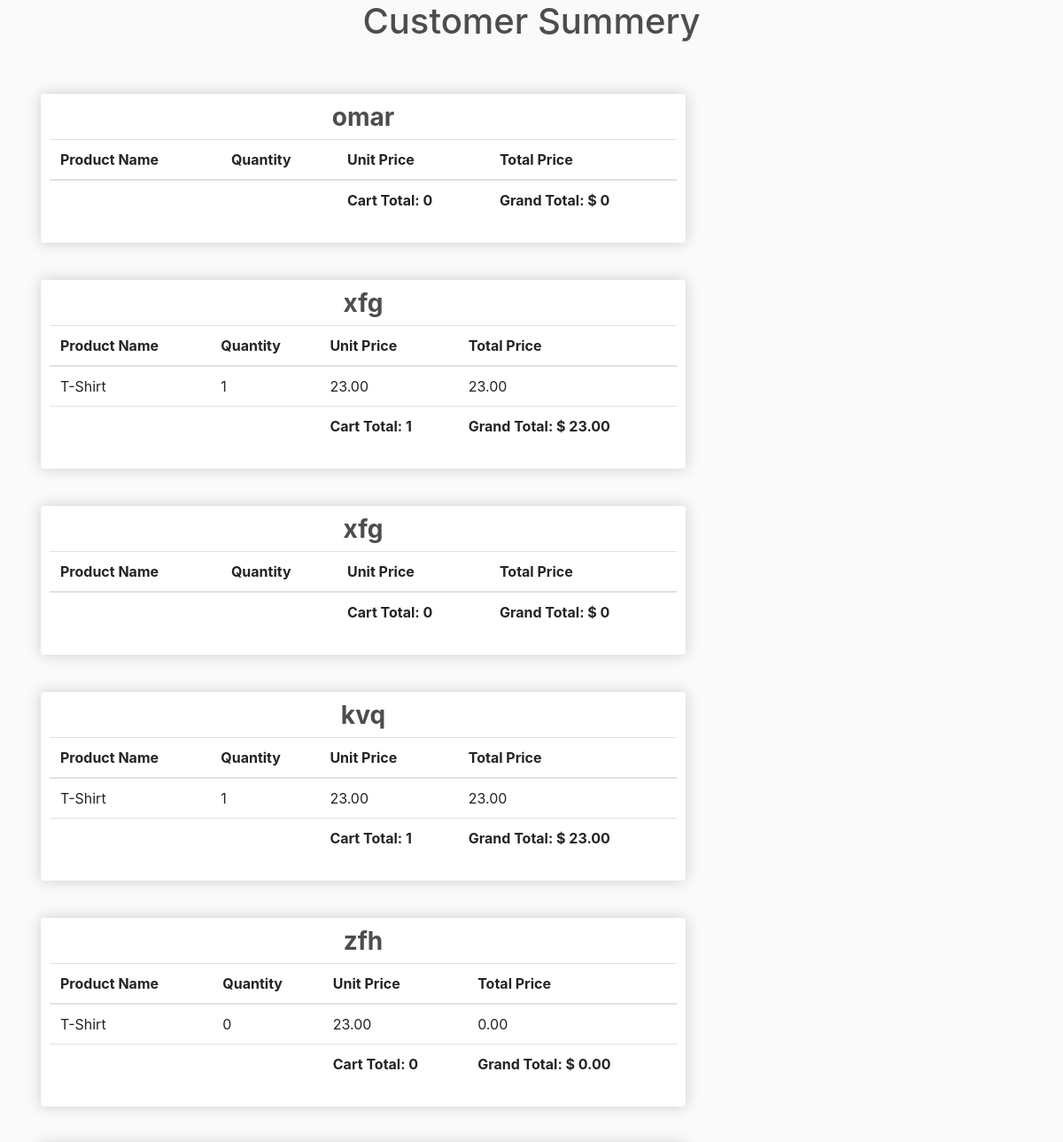
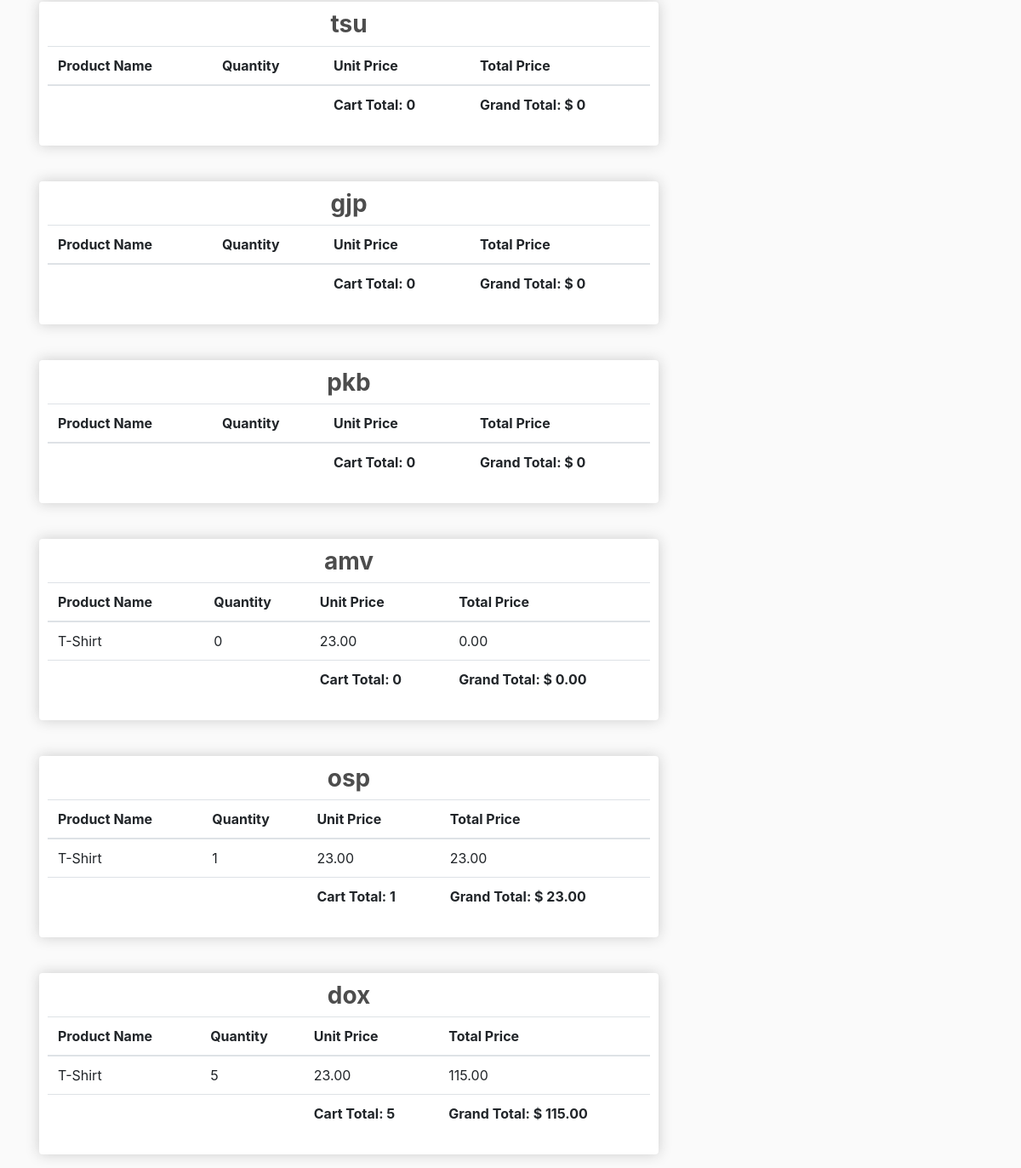
The app's page /myadmin/ with its own data (2 pictures, top to bottom).
### store/models.py (models this page shows, shortened)
class Order(models.Model):
    customer = models.ForeignKey(Customer, on_delete=models.SET_NULL, null=True)
    date_ordered = models.DateTimeField(auto_now_add=True)
    complete = models.BooleanField(default=False)
    transaction_id = models.CharField(max_length=100, null=True)
    @property
    def grand_total(self):
        orderitems=self.orderitem_set.all()
        total=sum([item.get_total for item in orderitems])
        return total
    @property
    def cart_total_item(self):
        orderitems=self.orderitem_set.all()
        total=sum([item.quantity for item in orderitems])
        return total

class Customer(models.Model):
    user=models.OneToOneField(User, null=True, blank=True, on_delete=models.CASCADE)
    name=models.CharField (max_length=50, null=True)
    guest = models.BooleanField(default=False)
    def __str__(self):
        return self.name

class OrderItem (models.Model):
    products=models.ForeignKey(Product, on_delete=models.SET_NULL, null=True)
    order= models.ForeignKey(Order, on_delete=models.SET_NULL, null=True)
    quantity = models.IntegerField(default=0, null=True, blank=True)
    date_added = models.DateTimeField(auto_now_add=True)
    @property
    def get_total(self):
        total=self.products.price*self.quantity
        print(total)
        return total

class Product(models.Model):
    name=models.CharField (max_length=50)
    price=models.DecimalField( max_digits=5, decimal_places=2)
    image=models.ImageField( null=True, blank=True)

### store/views.py (the view)
# urls.py: path('myadmin/', views.admin_report, name="myadmin"),
def admin_report(request):
    orders=Order.objects.all()
    items=OrderItem.objects.all()
    return render(request, 'store/myadmin.html', {'items': items, 'orders':orders})

### store/templates/store/myadmin.html (shortened to what this page needs)
{% load static %}
<html lang="en">
<head>
    	<link rel="stylesheet" href="https://stackpath.bootstrapcdn.com/bootstrap/4.4.1/css/bootstrap.min.css">
	<link rel="stylesheet" type="text/css" href="{% static 'css/main.css' %}">
</head>
<body>
    <h1 class='text-center'>Customer Summery</h1>
    <br>
<div class='container center '>
	<div class="row g-4 ">
		{% for order in orders %}
		<div class="col-lg-8 p-3 ">
            <div class="box-element text-center">
<table class="table ">
  <thead>
  <tr>
   <h3 class='text-center' > <strong>{{order.customer}}</strong>  </h3>
  </tr>
    <tr>
      <th scope="col">Product Name</th>
      <th scope="col">Quantity</th>
      <th scope="col">Unit Price</th>
      <th scope="col">Total Price</th>
    </tr>
  </thead>
  <tbody>
 {% for item in items  %}
 {% if item.order == order %}
    <tr>
      <td>{{item.products.name}}</td>
      <td>{{item.quantity}}</td>
      <td>{{item.products.price}}</td>
      <td>{{item.get_total}}</td>
    </tr>
    {%endif%}
    {% endfor %}
       <tr>
      <td></td>
      <td></td>
      <td><strong>Cart Total: {{order.cart_total_item}} </strong></td>
      <td><strong> Grand Total: $ {{order.grand_total}} </strong></td>
    </tr>
  </tbody>
</table>
</div>
</div>
<br>
<br><br>
  {%endfor%}
 </div>
    </div>
</body>
</html>

### static/css/main.css (style rules this page uses)
body { background-color: hsl(0, 0%, 98%); }
h1,h2,h3,h4,h5,h6 { color:hsl(0, 0%, 30%); }
.box-element { box-shadow:hsl(0, 0%, 80%) 0 0 16px; background-color: #fff; border-radius: 4px; padding: 10px; }
.col-lg-4, .col-lg-6, .col-lg-8, .col-lg-12 { margin-top: 10px; }

### records on screen
Order: customer "omar", cart_total_item "0", grand_total "0"
Order: customer "xfg", cart_total_item "1", grand_total "23.00"
OrderItem: products.name "T-Shirt", quantity "1", products.price "23.00", get_total "23.00"
Order: customer "xfg", cart_total_item "0", grand_total "0"
Order: customer "kvq", cart_total_item "1", grand_total "23.00"
OrderItem: products.name "T-Shirt", quantity "1", products.price "23.00", get_total "23.00"
Order: customer "zfh", cart_total_item "0", grand_total "0.00"
OrderItem: products.name "T-Shirt", quantity "0", products.price "23.00", get_total "0.00"
Order: customer "tsu", cart_total_item "0", grand_total "0"
Order: customer "gjp", cart_total_item "0", grand_total "0"
Order: customer "pkb", cart_total_item "0", grand_total "0"
Order: customer "amv", cart_total_item "0", grand_total "0.00"
OrderItem: products.name "T-Shirt", quantity "0", products.price "23.00", get_total "0.00"
Order: customer "osp", cart_total_item "1", grand_total "23.00"
OrderItem: products.name "T-Shirt", quantity "1", products.price "23.00", get_total "23.00"
Order: customer "dox", cart_total_item "5", grand_total "115.00"
OrderItem: products.name "T-Shirt", quantity "5", products.price "23.00", get_total "115.00"
